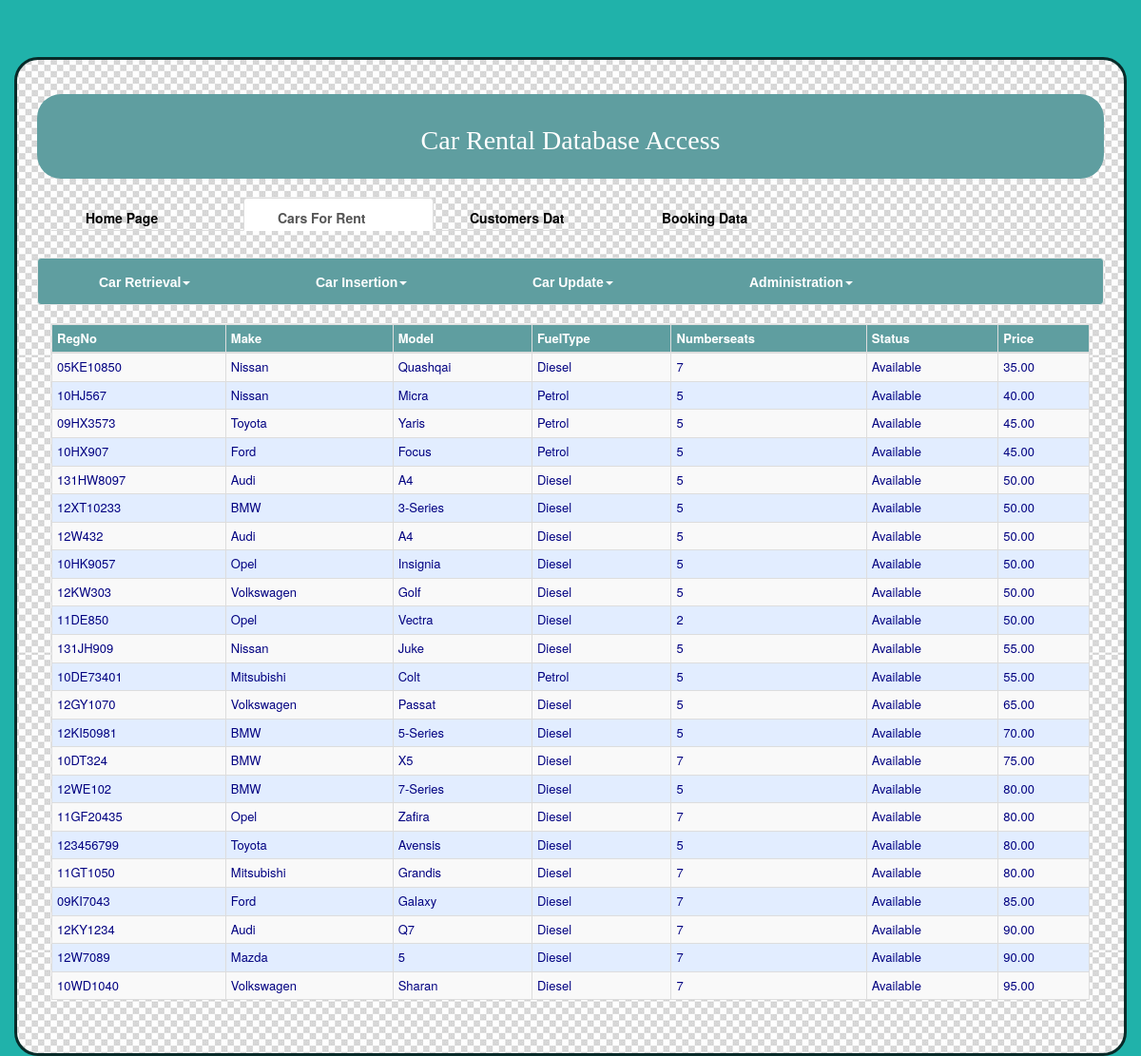
Page /car.php (signed in) on the committed database.
### tables this page shows
CREATE TABLE IF NOT EXISTS `car` (
  `RegNo` char(15) NOT NULL,
  `Make` varchar(15) NOT NULL,
  `Model` varchar(20) NOT NULL,
  `FuelType` varchar(15) DEFAULT NULL,
  `NumberSeats` varchar(2) DEFAULT NULL,
  `Status` varchar(20) DEFAULT NULL,
  `Price` decimal(4,2) DEFAULT NULL,
  PRIMARY KEY (`RegNo`)
);

### inc/init.php (called while the page is built)
<?php
require_once 'header.inc.php';
require_once 'database.inc.php';
require_once 'carstore.inc.php';
require_once 'car.inc.php';
$db  = new Database;
$car = new car($db);
?>

### inc/car.inc.php (called while the page is built, shortened)
<?php
class Car{
	private $db;
	public function __construct($database) {
	    $this->db = $database;
	}
	public function allcar() {
	    $sql = "select car.RegNo, Make,  Model, FuelType, NumberSeats, Status, Price  from car order by Price;";
        $stmt = $this->db->prepare($sql);
        $stmt->execute();
        return $stmt->fetchAll(PDO::FETCH_ASSOC);
	}
}
?>

### inc/carstore.inc.php (the view, shortened to what this page needs)
<?php
function displaycar($result, $edit) {
 echo '<div class="table-responsive">';
 echo '<table class="table table-striped table-hover table-bordered table-condensed"><thead><tr><th>RegNo</th><th>Make</th><th>Model</th>
 <th>FuelType</th><th>Numberseats</th><th>Status</th><th>Price</th></tr></thead>';
  foreach ($result as $row) {
	 echo "<tr><td>".$row['RegNo']."</td>";
	 echo "<td>".$row['Make']."</td>";
	 echo "<td>".$row['Model']."</td>";
     echo "<td>".$row['FuelType']."</td>";
	 echo "<td>".$row['NumberSeats']."</td>";
	 echo "<td>".$row['Status']."</td>";
     echo "<td>".$row['Price']."</td>";
     echo"</tr>";
   }
  echo '</table>';
}
?>

### inc/header.inc.php (shortened to what this page needs)
<!DOCTYPE html>
<html lang="en">
<head>
<link href="css/bootstrap.min.css" rel="stylesheet">
<link href="css/mycss2.css" rel="stylesheet" >
<link href='css/bootstrap-datetimepicker.min.css' rel="stylesheet">
<body>
<div class = "container">
<div class="row">
<header class="col-md-12">
<h1 class="text-center">Car Rental Database Access</h1>
</header>
</div>
<br>
<div class="row">
<nav class="col-md-12">
<ul class="nav nav-tabs">
<li><a href="menu.php?edit=<?php echo $action; ?>">Home Page</a></li>
<li class ="active"><a href="car.php?edit=<?php echo $action; ?>">Cars For Rent</a></li>
<li><a href="customer.php?edit=<?php echo $action; ?>">Customers Dat</a></li>
<li><a href="ord.php?edit=<?php echo $action; ?>">Booking Data</a></li>
</ul>
</nav>
</div>
<div class="row">
<nav class="navbar navbar-default" role="navigation">
  <div class="collapse navbar-collapse">
  <ul class="nav navbar-nav">
<li class="dropdown">
<a href="#" class="dropdown-toggle" data-toggle="dropdown">Car Retrieval<b class="caret"></b></a>
</li>
<li class="dropdown">
<a href="#" class="dropdown-toggle" data-toggle="dropdown">Car Insertion<b class="caret"></b></a>
</li>
<li class="dropdown">
<a href="#" class="dropdown-toggle" data-toggle="dropdown">Car Update<b class="caret"></b></a>
</li>
<li class="dropdown">
<a href="#" class="dropdown-toggle" data-toggle="dropdown">Administration<b class="caret"></b></a>
</li>
</ul></div>
</nav>
</div>
<div class="row">
<section class="col-md-12">

### car.php (shortened to what this page needs)
<?php
require 'inc/init.php';
$edit=$_GET['edit'];
$result =$car->allcar();
$count=count($result);
if ($count>0)
 {
  displaycar($result, $edit);
  }
  else exit ("<br>There are no cars to view!");
?>
</body>
</html>

### css/mycss2.css (style rules this page uses)
body { background-color: #20b2aa ; color: black; }
.container { background-image:url(../images/fonas.png); margin-top:5%; padding:3%; border-radius:25px; border:solid #082b29; }
header { padding:1em; background-color:#5f9ea0; border-radius:25px; }
.navbar { margin-top:2em; background-color: #5f9ea0; background-image: none; filter: none; }
.navbar .navbar-brand, .navbar ul.nav li a:link, .navbar ul.nav li a:visited, .navbar ul.nav li a:hover { color : white; font-weight:bold; text-shadow:none; }
.navbar ul.nav li { font-family : Arial, Helvetica, sans-serif;font-size : 1em; padding:0 1em; }
.navbar .nav li.dropdown .dropdown-toggle .caret { border-top-color:white; border-bottom-color:white; }
h1, h2 { font-family: Georgia, "Times New Roman", Times, serif; color: #5f9ea0; }
h1 { font-size: 2em; color:white; }
a { outline:0; }
section { padding-top:0; }
.table { border-collapse: collapse; }
.table thead th, .table td { padding: .2em; border: 1px solid #003399; }
.table thead th { font-size: small; text-align: left; color: white; background: #5f9ea0; padding: 0 .5em; }
.table td { font-size: small; background: #e2edff; color:navy }
ul { list-style-type: none; padding-left:1em; }
ul a { text-decoration: none; text-indent: 20px; line-height: 35px; display: block; height: 35px; width: 200px; color: black; font-weight:bold; }

### rows in the picture
car: RegNo "05KE10850", Make "Nissan", Model "Quashqai", FuelType "Diesel", NumberSeats "7", Status "Available", Price "35.00"
car: RegNo "10HJ567", Make "Nissan", Model "Micra", FuelType "Petrol", NumberSeats "5", Status "Available", Price "40.00"
car: RegNo "09HX3573", Make "Toyota", Model "Yaris", FuelType "Petrol", NumberSeats "5", Status "Available", Price "45.00"
car: RegNo "10HX907", Make "Ford", Model "Focus", FuelType "Petrol", NumberSeats "5", Status "Available", Price "45.00"
car: RegNo "131HW8097", Make "Audi", Model "A4", FuelType "Diesel", NumberSeats "5", Status "Available", Price "50.00"
car: RegNo "12XT10233", Make "BMW", Model "3-Series", FuelType "Diesel", NumberSeats "5", Status "Available", Price "50.00"
car: RegNo "12W432", Make "Audi", Model "A4", FuelType "Diesel", NumberSeats "5", Status "Available", Price "50.00"
car: RegNo "10HK9057", Make "Opel", Model "Insignia", FuelType "Diesel", NumberSeats "5", Status "Available", Price "50.00"
car: RegNo "12KW303", Make "Volkswagen", Model "Golf", FuelType "Diesel", NumberSeats "5", Status "Available", Price "50.00"
car: RegNo "11DE850", Make "Opel", Model "Vectra", FuelType "Diesel", NumberSeats "2", Status "Available", Price "50.00"
car: RegNo "131JH909", Make "Nissan", Model "Juke", FuelType "Diesel", NumberSeats "5", Status "Available", Price "55.00"
car: RegNo "10DE73401", Make "Mitsubishi", Model "Colt", FuelType "Petrol", NumberSeats "5", Status "Available", Price "55.00"
car: RegNo "12GY1070", Make "Volkswagen", Model "Passat", FuelType "Diesel", NumberSeats "5", Status "Available", Price "65.00"
car: RegNo "12KI50981", Make "BMW", Model "5-Series", FuelType "Diesel", NumberSeats "5", Status "Available", Price "70.00"
car: RegNo "10DT324", Make "BMW", Model "X5", FuelType "Diesel", NumberSeats "7", Status "Available", Price "75.00"
car: RegNo "12WE102", Make "BMW", Model "7-Series", FuelType "Diesel", NumberSeats "5", Status "Available", Price "80.00"
car: RegNo "11GF20435", Make "Opel", Model "Zafira", FuelType "Diesel", NumberSeats "7", Status "Available", Price "80.00"
car: RegNo "123456799", Make "Toyota", Model "Avensis", FuelType "Diesel", NumberSeats "5", Status "Available", Price "80.00"
car: RegNo "11GT1050", Make "Mitsubishi", Model "Grandis", FuelType "Diesel", NumberSeats "7", Status "Available", Price "80.00"
car: RegNo "09KI7043", Make "Ford", Model "Galaxy", FuelType "Diesel", NumberSeats "7", Status "Available", Price "85.00"
car: RegNo "12KY1234", Make "Audi", Model "Q7", FuelType "Diesel", NumberSeats "7", Status "Available", Price "90.00"
car: RegNo "12W7089", Make "Mazda", Model "5", FuelType "Diesel", NumberSeats "7", Status "Available", Price "90.00"
car: RegNo "10WD1040", Make "Volkswagen", Model "Sharan", FuelType "Diesel", NumberSeats "7", Status "Available", Price "95.00"
